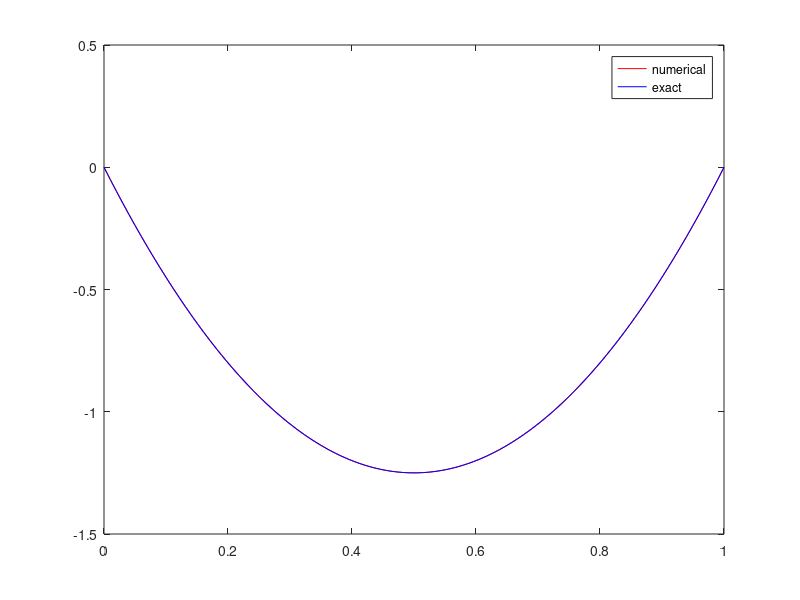

Here is the MATLAB script that generated this plot:
% solve the two problem:
%  u''=f, u(0)=u(1)=0
% using finite difference method

%we need a grid
N=101;
x=linspace(0,1,N)';

h=x(2)-x(1);

% get differential matrix
d=ones(N,1);
D2=diag(d(1:end-1),-1)-2*diag(d,0)+diag(d(1:end-1),1);
D2=D2/h^2;

% get right-hand side
% in this example RHS=10
F=10*ones(N,1)


%We need to solve D2U=F
% before the solve, we need to 
% implement the boundary conditions: U0=UN=0
D2(1,:)=0.; % clean out existing coefficients
D2(1,1)=1.;
% Do similiar things to the other end
D2(end,:)=0.; %clean out the last row
D2(end,end)=1.;
% implement BC for RHS
F(1)=0.;
F(end)=0.;

% now solve for solution
U=D2\F

uexact=@(x) 5*x.^2-5*x; % function
Ue=uexact(x); % grid function

error=max(abs(U-Ue))


%plot to see the results
plot(x,U,'r')
hold on
xx=linspace(0,1,100);% oversample for plotting
plot(xx,uexact(xx),'b')
hold off
legend('numerical','exact')





